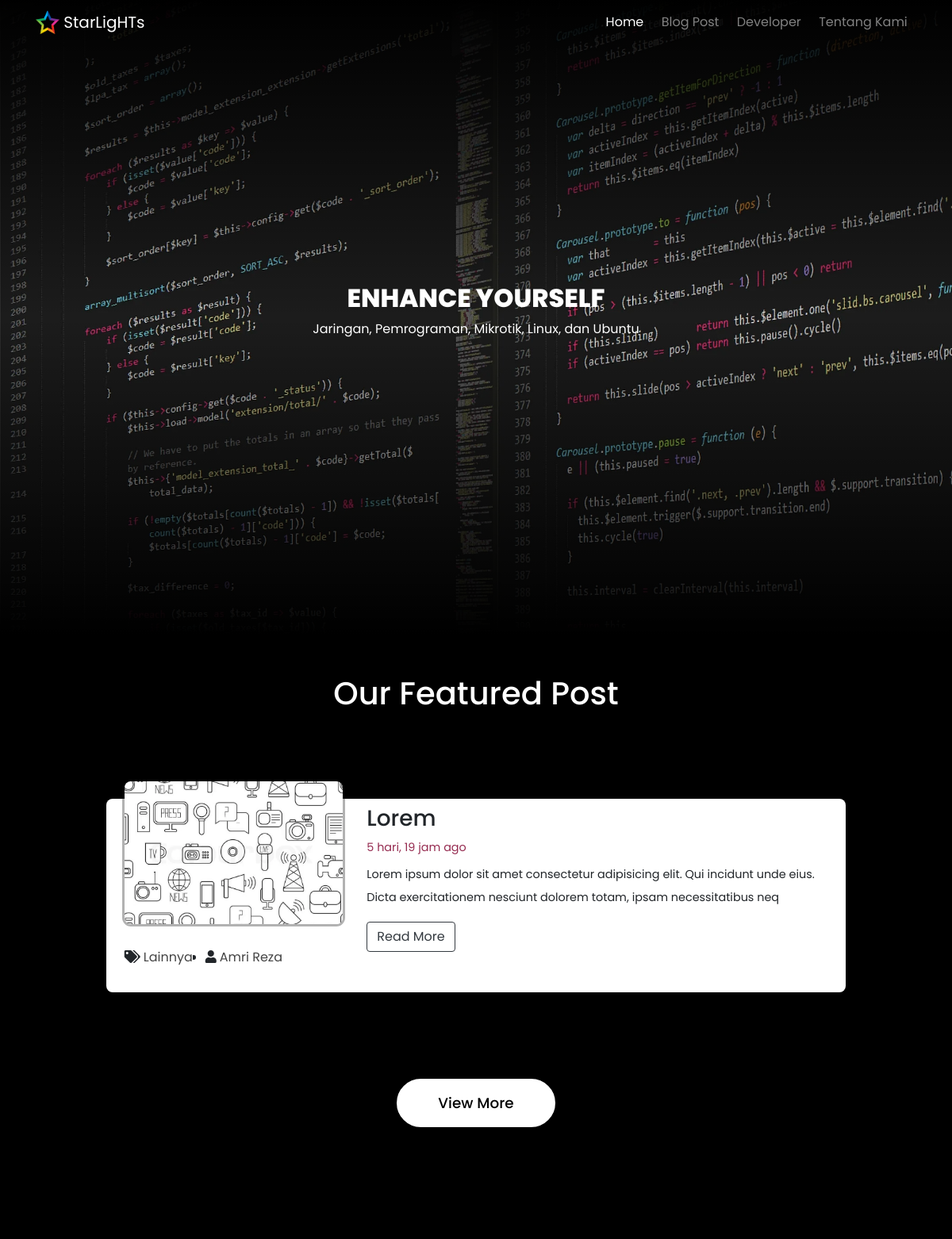
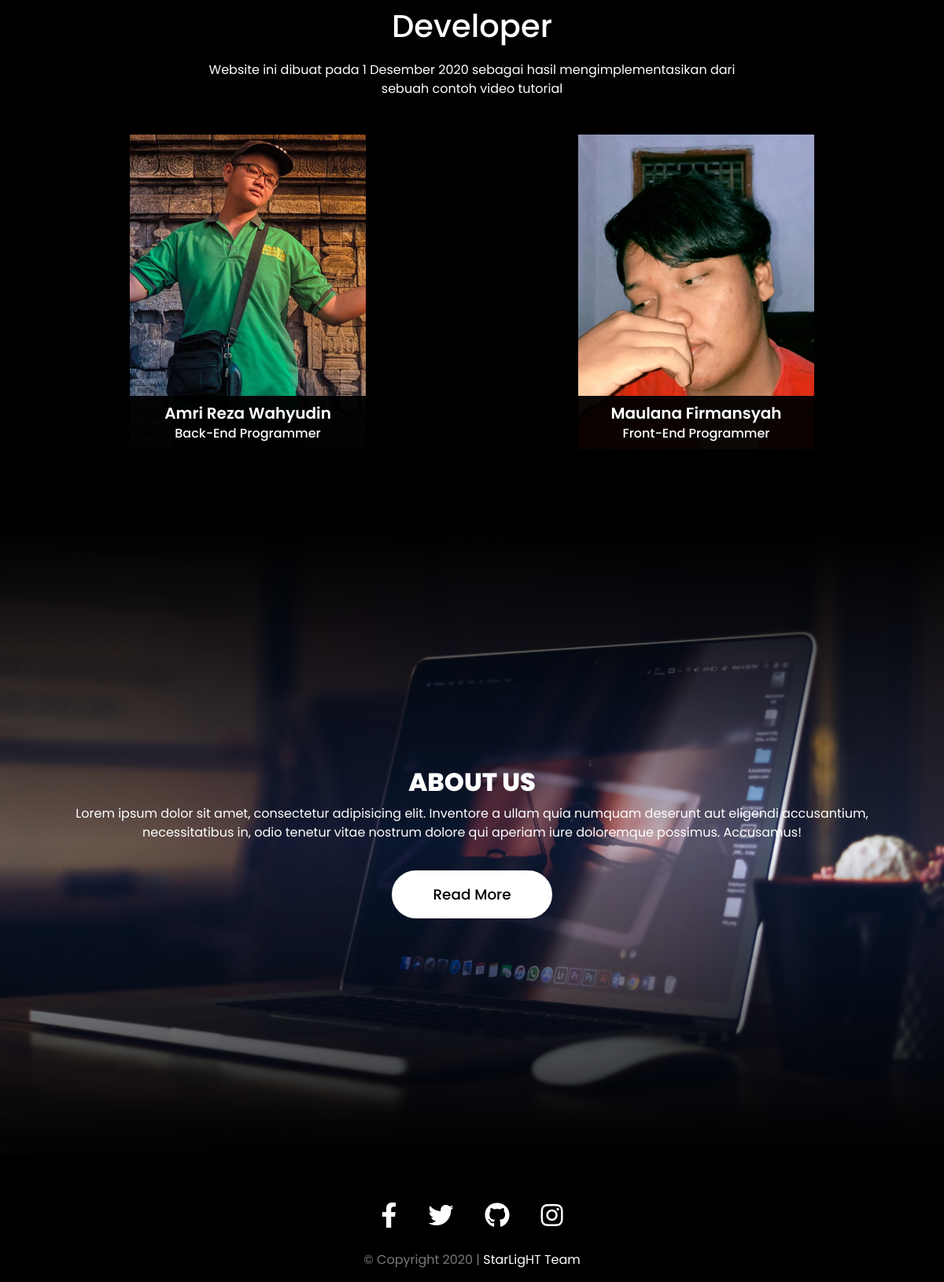
The page / on the database its author committed (2 pictures, top to bottom).
### blog/models.py (models this page shows, shortened)
class Post(models.Model):
    title = models.CharField(max_length=50)
    slug = models.SlugField()
    category = models.CharField(max_length=50, choices=Categories.choices, default=Categories.LAINNYA)
    thumbnail = models.ImageField(upload_to=UPLOAD_TO, default='img/default.webp')
    excerpt = models.CharField(max_length=150)
    author = models.ForeignKey(User, on_delete=models.CASCADE, related_name='blog_post', null=True)
    content = models.TextField()
    featured = models.BooleanField(default=False)
    date_created = models.DateTimeField(default=datetime.now, blank=True)
    status = models.IntegerField(choices=STATUS, default=0)
    class Meta:
        ordering = ['-date_created']

### blog/views.py (the view)
# urls.py: path('', views.home_page, name='home-page'),
def home_page(request):
    featured_post = Post.objects.get(featured=True)
    context = {
        'id': 'Home Page',
        'post': featured_post
    }
    return render(request, 'home_page.html', context)

### templates/home_page.html (shortened to what this page needs)
{% load humanize %}
{% load static %}
<!doctype html>
<html lang="id">
<head>
    <link rel="stylesheet" href="https://cdn.jsdelivr.net/npm/bootstrap@4.5.3/dist/css/bootstrap.min.css"
>
    <link rel="stylesheet" href="https://use.fontawesome.com/releases/v5.15.1/css/all.css"
>
    <link rel="stylesheet" href="https://unpkg.com/aos@next/dist/aos.css"/>
    <link rel="stylesheet" href="{% static 'css/homepage.css' %}">
<body data-spy="scroll" data-target=".navbar" data-offset="50">
<header>
    <nav class="navbar navbar-expand-lg navbar-dark bg-dark fixed-top">
        <div class="container">
            <a class="navbar-brand" href="#">
                <img src="{% static 'img/logo.webp' %}" width="30" height="30" class="d-inline-block align-top"
                     alt="">
                StarLigHTs
            </a>
            <div class="collapse navbar-collapse" id="navbarSupportedContent">
                <ul class="navbar-nav ml-lg-auto">
                    <li class="nav-item">
                        <a class="nav-link" href="#home">Home <span class="sr-only">(current)</span></a>
                    </li>
                    <li class="nav-item">
                        <a class="nav-link" href="#blog">Blog Post</a>
                    </li>
                    <li class="nav-item">
                        <a class="nav-link" href="#developer">Developer</a>
                    </li>
                    <li class="nav-item">
                        <a class="nav-link" href="#about">Tentang Kami</a>
                    </li>
                </ul>
            </div>
        </div>
    </nav>
</header>
<div class="jumbotron jumbotron-fluid height100p banner" id="home">
    <div class="container h100">
        <div class="contentBox h100">
            <div>
                <h1 data-aos="fade-up" ata-aos-duration="1000" data-aos-delay="0">Enhance Yourself</h1>
                <p data-aos="fade-up" ata-aos-duration="1000" data-aos-delay="500">Jaringan, Pemrograman,
                    Mikrotik,
                    Linux, dan Ubuntu</p>
            </div>
        </div>
    </div>
</div>
<section class="blog" id="blog">
    <div class="container">
        <div class="row">
            <div class="offset-sm-2 col-sm-8">
                <div class="headerText text-center">
                    <h2 data-aos="fade-up" ata-aos-duration="1000" data-aos-delay="0">Our Featured Post</h2>
                </div>
            </div>
        </div>
        <div class="row main-row p-2" data-aos="fade-up" ata-aos-duration="1000" data-aos-delay="0">
            <div class="col-lg-4 col-md-12 col-sm-12" data-aos="fade-up" ata-aos-duration="1000"
                 data-aos-delay="100">
                <div class="blog-img">
                    <img src="{{ post.thumbnail.url }}" alt="Post" class="img-fluid">
                </div>
                <div class="row">
                    <div class="col-sm-12 mb-2">
                        <ul class="list-group list-group-horizontal">
                            <li class="list-group-item">
                                <i class="fas fa-tags" aria-hidden="true"></i><a href="#"
                                                                                 class="ml-1">{{ post.category }}</a>
                            </li>
                            <li class="post-infoku ml-3">
                                <p class="admin"><i class="fas fa-user"></i><a
                                        href="{% url 'author-profile' post.author %}"
                                        class="ml-1">{{ post.author.get_full_name }}</a></p>
                            </li>
                        </ul>
                    </div>
                </div>
            </div>
            <div class="col-lg-8 col-md-12 col-sm-12" data-aos="fade-up" ata-aos-duration="1000"
                 data-aos-delay="200">
                <div class="blog-title mb-2">
                    <h3>{{ post.title }}</h3>
                </div>
                <div class="blog-date mb-2 text-muted">
                    <span>{{ post.date_created | naturaltime }}</span>
                </div>
                <div class="blog-desc">
                    <p>{{ post.excerpt }}</p>
                </div>
                <div class="blog-read-more mb-2">
                    <a href="{% url 'post-detail' post.slug %}">
                        <button class="btn btn-outline-dark">Read More</button>
                    </a>
                </div>
            </div>
        </div>
        <div class="button-blogpost">
            <a href="{% url  'blog-home' %}" class="btn btnD1" data-aos="fade-up" ata-aos-duration="1000"
               data-aos-delay="0">View
                More</a>
        </div>
    </div>
</section>
<section class="developer" id="developer">
    <div class="container">
        <div class="row">
            <div class="offset-sm-2 col-sm-8">
                <div class="headerText text-center">
                    <h2 data-aos="fade-up" ata-aos-duration="1000" data-aos-delay="0">Developer</h2>
                    <p data-aos="fade-up" ata-aos-duration="1000" data-aos-delay="100">Website ini dibuat pada 1
                        Desember 2020 sebagai hasil mengimplementasikan dari sebuah contoh video tutorial</p>
                </div>
            </div>
        </div>
        <div class="row">
            <div class="col-6">
                <div class="placeBox" data-aos="fade-up" ata-aos-duration="1000" data-aos-delay="500">
                    <div class="imgBx">
                        <img src="{% static 'img/amri.webp' %}" class="img-fluid image-resize max-height" alt="Amri Reza Wahyudin">
                    </div>
                    <div class="content">
                        <h3>Amri Reza Wahyudin<br><span>Back-End Programmer</span></h3>
                    </div>
                </div>
            </div>
            <div class="col-6" data-aos="fade-up" ata-aos-duration="1000" data-aos-delay="1000">
                <div class="placeBox">
                    <div class="imgBx">
                        <img src="{% static 'img/maul.webp' %}" class="img-fluid image-resize" alt="Maulana Firmansyah">
                    </div>
                    <div class="content">
                        <h3>Maulana Firmansyah<br><span>Front-End Programmer</span></h3>
                    </div>
                </div>
            </div>
        </div>
    </div>
</section>
<section class="about" id="about">
    <div class="container h100">
        <div class="contentBox h100">
            <div>
                <h1 data-aos="fade-up" ata-aos-duration="1000" data-aos-delay="0">About Us</h1>
                <p data-aos="fade-up" ata-aos-duration="1000" data-aos-delay="500">Lorem ipsum dolor sit amet,
                    consectetur adipisicing elit. Inventore a ullam quia numquam deserunt aut eligendi
                    accusantium,
                    necessitatibus in, odio tenetur vitae nostrum dolore qui aperiam iure doloremque possimus.
                    Accusamus!</p>
                <a href="{% url 'about-page' %}" class="btn btnD1" data-aos="fade-up" ata-aos-duration="1000"
                   data-aos-delay="1000">Read
                    More</a>
            </div>
        </div>
    </div>
</section>
<footer>
    <div class="container">
        <div class="row">
            <div class="col-sm-12">
                <ul class="sci">
                    <li><a href="https://web.facebook.com/maulana.firmansyah.1485/"><i
                            class="fab fa-facebook-f"></i></a></li>
                    <li><a href="https://twitter.com/maulanazxz"><i class="fab fa-twitter"></i></a></li>
                    <li><a href="https://github.com/iMazXZ"><i class="fab fa-github"></i></a></li>
                    <li><a href="https://www.instagram.com/maulanazxz/"><i class="fab fa-instagram"></i></a>
                    </li>
                </ul>
                <p class="cpryt">© Copyright 2020 | <a href="#">StarLigHT Team</a></p>
            </div>
        </div>
    </div>
</footer>
</body>
</html>

### static/css/homepage.css (style rules this page uses)
* { outline: none !important; scroll-behavior: smooth; }
body { font-family: 'Poppins', sans-serif; }
header { position: relative; z-index: 1000000; }
p { font-size: 1rem }
.navbar { background: transparent !important; transition: 0.5s; }
.banner { position: relative; top: 0; width: 100%; height: 100vh; background: url(../img/bgcoding.webp); background-size: cover; margin-bottom: 0; }
.banner:before, .about:before { content: ''; position: absolute; top: 0; left: 0; width: 100%; height: 400px; background: linear-gradient(#000, transparent); pointer-events: none; }
.banner:after, .about:after { content: ''; position: absolute; bottom: 0; left: 0; width: 100%; height: 400px; background: linear-gradient(360deg, #000, transparent); pointer-events: none; }
.height100p { height: 100vh; }
.h100 { height: 100%; }
.contentBox { position: relative; display: flex; justify-content: center; align-items: center; text-align: center; z-index: 10; }
.contentBox h1 { font-weight: 800; color: #ffffff; text-shadow: #262626; text-transform: uppercase; font-size: 5rem; }
.contentBox p { color: #ffffff; text-shadow: #262626; font-size: 1.3rem; }
.blog { position: relative; padding: 50px 0; background-color: #000000; }
.main-row { margin: 8%; background-color: #fff; box-shadow: 0 0 10px 10px rgba(0, 0, 0, .05); border-radius: 0.5rem; }
.blog-img img { width: 400px; max-height: 180px; transform: translateY(-30px); object-fit: cover; border-radius: 0.5rem; box-shadow: 0 0 0px 3px rgba(0, 0, 0, .3); }
.list-group-item { border: 0px solid; padding: 0rem 0rem; }
a { color: #444444; }
.blog-date span { font-size: 0.9rem; color: #962c51; }
.blog-desc>p { font-style: normal; font-size: 0.9rem; line-height: 2; }
.button-blogpost { text-align: center; }
.developer { padding: 100px 0; background: #000; }
.headerText { color: #ffffff; }
.headerText h2 { font-size: 2.5rem; margin-bottom: 20px; }
.placeBox { position: relative; max-width: 300px; height: 400px; margin: 0 auto; background: #000; margin-top: 30px; }
.placeBox .imgBx { width: 100%; height: 100%; }
.placeBox .imgBx img { object-fit: cover; width: 100%; height: 100%; }
.placeBox .content { position: absolute; top: 0; left: 0; width: 100%; height: 100%; display: flex; justify-content: baseline; align-items: flex-end; }
.placeBox .content h3 { position: relative; margin: 0; padding: 10px; background: rgba(0, 0, 0, .95); color: #ffffff; font-size: 20px; font-weight: 600; width: 100%; text-align: center; }
.placeBox .content h3 span { font-size: 16px; font-weight: 500; }
.about { position: relative; background: url(../img/bgcoding2.webp); background-size: cover; height: 100vh; }
.btnD1 { border: 2px solid #fff; color: #000; background: #fff; border-radius: 50px; padding: 15px 50px; font-size: 1.15rem; outline: none; font-weight: 500; margin-top: 20px; }
footer { background: #000000; padding: 50px 0 0; }
.sci { margin: 0; padding: 0; display: flex; justify-content: center; align-items: center; }
.sci li { list-style: none; margin: 0 20px; }
.sci li a { color: #ffffff; font-size: 2em; transition: 0.5s; }
.cpryt { margin-top: 20px; text-align: center; color: #777777; }
.cpryt a, .cpryt:hover { color: #fff; }
@media (min-width: 992px) { .navbar-expand-lg .navbar-nav .nav-link { padding-right: .7rem; padding-left: .7rem; } }
.banner { min-height: 100vh; padding: 100px 0; }
.contentBox h1 { font-size: 2rem; }
.contentBox p { font-size: 1rem; }
.navbar-nav .nav-link { padding-right: 0; padding-left: 20px; }

### rows shown on the page
Post: thumbnail (placeholder picture), category "Lainnya", author.get_full_name "Amri Reza", title "Lorem", date_created "5 hari, 19 jam ago", excerpt "Lorem ipsum dolor sit amet consectetur adipisicing elit. Qui incidunt unde eius. Dicta exercitationem nesciunt dolorem totam, ipsam necessitatibus neq"
